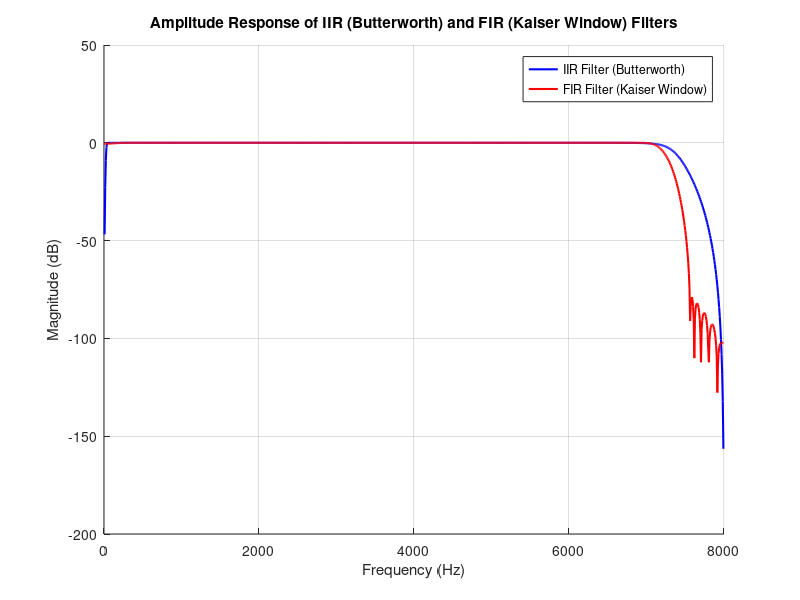

Source code (MATLAB):
fs = 16000; % Sampling frequency - consistent with the standard
N = 1024; % Number of points for the frequency response

% Design of the IIR filter (Butterworth)
low_cutoff_B = 30; % Lower cutoff frequency
high_cutoff_B = 7300; % Upper cutoff frequency

[b, a] = butter(4, [low_cutoff_B, high_cutoff_B] / (fs / 2));
[h, w] = freqz(b, a, N, fs); % Calculating the amplitude response

% Design of the FIR filter (Kaiser window)
low_cutoff_K = 1; % Lower cutoff frequency
high_cutoff_K = 7250; % Upper cutoff frequency
order = 128; % FIR filter order, chosen as a compromise between selectivity and filter length
beta = 8; % Kaiser window parameter, providing good sidelobe suppression and sharp band edges

h_fir = fir1(order, [low_cutoff_K, high_cutoff_K] / (fs / 2), kaiser(order + 1, beta));
[H_fir, W_fir] = freqz(h_fir, 1, N, fs); % Calculating the amplitude response

% Plotting IIR and FIR
figure;
hold on;
plot(w, 20 * log10(abs(h)), 'b', 'LineWidth', 1.5); % IIR filter in blue
plot(W_fir, 20 * log10(abs(H_fir)), 'r', 'LineWidth', 1.5); % FIR filter in red
hold off;

title('Amplitude Response of IIR (Butterworth) and FIR (Kaiser Window) Filters');
xlabel('Frequency (Hz)');
ylabel('Magnitude (dB)');
legend('IIR Filter (Butterworth)', 'FIR Filter (Kaiser Window)');
grid on;


%% The choice of low_cutoff_K = 0 is related to the FIR filter in the passband. Setting values in the range (0, 50) causes a longer rise time than expected - reaching zero at 50 Hz. In practice, this value is reached around 150 Hz. low_cutoff_B = 30 is the closest value to 50 Hz that meets the assumptions (the rise time is faster than that of the IIR filter).

%% The choice of beta = 8 (Kaiser window parameter) is a compromise ensuring a sufficiently steep slope in the passband while reducing sidelobe attenuation.
